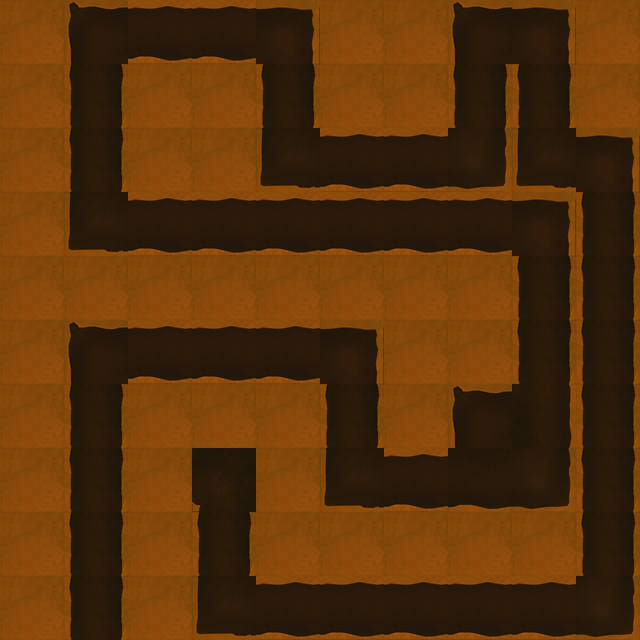

A 2D game scene composited from a Tiled map and its tileset images. What follows is a short description and the map's XML, with each tile layer's data collapsed to a summary:
An orthogonal 10x10 tile map with 64x64 px tiles, 1 tile layer (Tile Layer 1).

<map version="1.0" orientation="orthogonal" width="10" height="10" tilewidth="64" tileheight="64">
 <tileset firstgid="1" name="DirtFloor" tilewidth="64" tileheight="64">
  <image source="../x64/DirtFloorSheet.png" width="384" height="192" />
 </tileset>
 <layer name="Tile Layer 1" width="10" height="10">
  <data>[100 cells, 100 non-empty, 10 distinct tile ids]</data>
 </layer>
</map>